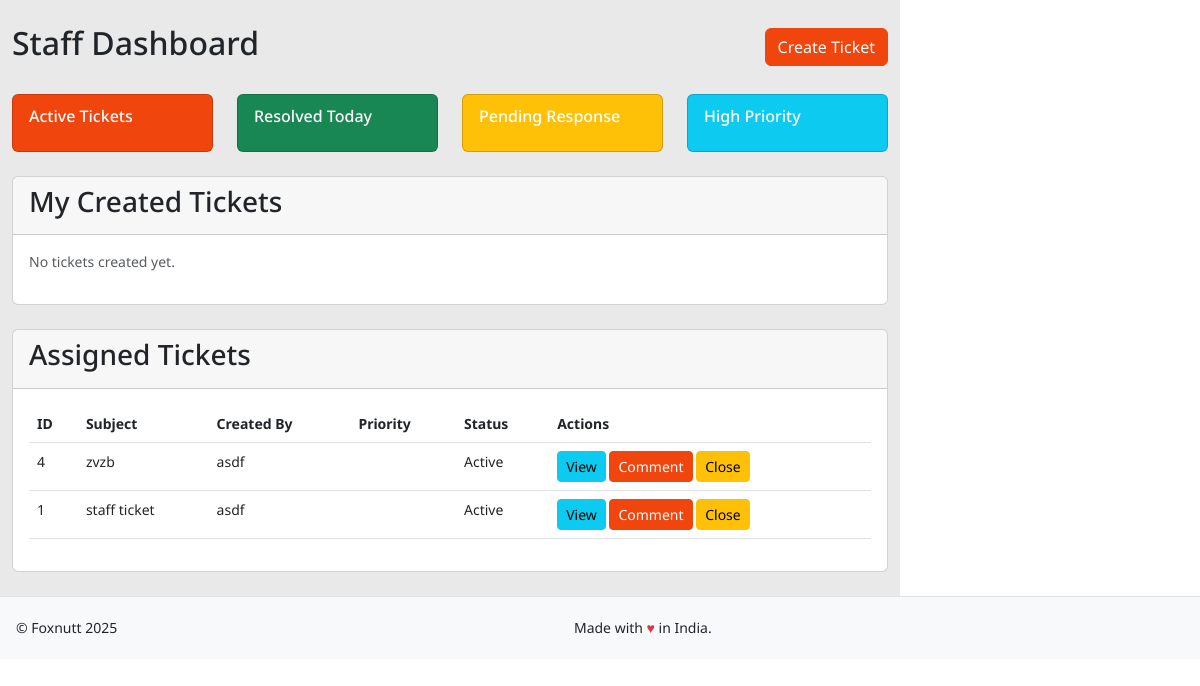
The page /staff/dashboard/ (signed in) on the database as committed earlier.
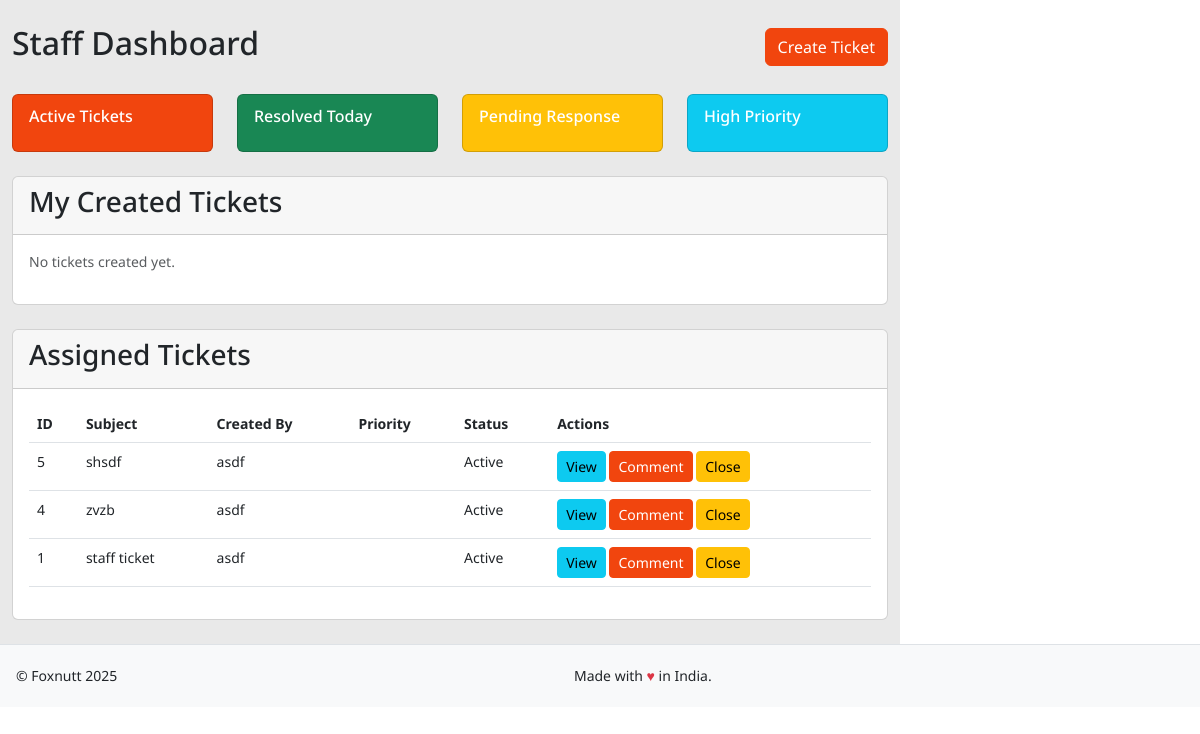
The same page on the database as committed later.
### tracker/models.py (models this page shows, shortened)
class Ticket(models.Model):
    STATUS_ACTIVE = 1
    STATUS_CLOSED = 2
    STATUS_PENDING = 3
    STATUS_CHOICES = [
        (STATUS_ACTIVE, 'Active'),
        (STATUS_CLOSED, 'Closed'),
        (STATUS_PENDING, 'Pending'),
    ]
    id = models.AutoField(primary_key=True)
    subject = models.CharField(max_length=200)
    description = models.TextField()
    created_by = models.ForeignKey(UserDetail, on_delete=models.CASCADE, related_name='created_tickets')
    assigned_to = models.ForeignKey(UserDetail, on_delete=models.SET_NULL, null=True, related_name='assigned_tickets')
    created_at = models.DateTimeField(auto_now_add=True)
    updated_at = models.DateTimeField(auto_now=True)
    status = models.PositiveSmallIntegerField(
        choices=STATUS_CHOICES,
        default=STATUS_ACTIVE
    )
    priority = models.ForeignKey(Priority, on_delete=models.SET_NULL, null=True)
    brand = models.CharField(max_length=100, blank=True, null=True)
    class Meta:
        ordering = ['-created_at']  # Default ordering by creation date, newest first
        indexes = [
            models.Index(fields=['-created_at']),  # Add index for better performance
        ]

class UserDetail(AbstractBaseUser, PermissionsMixin):
    row_id = models.AutoField(primary_key=True)  # ✅ `row_id` is the primary key
    user_id = models.CharField(max_length=255, unique=True)
    user_name = models.CharField(max_length=255)
    is_email_verified = models.BooleanField(default=False)
    is_active = models.BooleanField(default=True)
    pagination = models.IntegerField(default=10)
    sorting = models.IntegerField(default=0)
    is_staff = models.BooleanField(default=False)
    is_superuser = models.BooleanField(default=False)
    role = models.ForeignKey(Role, on_delete=models.SET_NULL, null=True)
    objects = UserManager()
    USERNAME_FIELD = "user_id"
    REQUIRED_FIELDS = ["user_name"]
    class Meta:
        verbose_name = 'user'
        verbose_name_plural = 'users'
    groups = models.ManyToManyField(
        'auth.Group',
        verbose_name='groups',
        blank=True,
        related_name='userdetail_set',
        related_query_name='userdetail'
    )
    user_permissions = models.ManyToManyField(
        'auth.Permission',
        verbose_name='user permissions',
        blank=True,
        related_name='userdetail_set',
        related_query_name='userdetail'
    )

### tracker/views.py (the view)
# urls.py: path('staff/dashboard/', views.staff_dashboard, name='staff_dashboard'),
@role_required([Role.STAFF])
def staff_dashboard(request):
    context = {
        'assigned_tickets': Ticket.objects.select_related(
            'created_by',
            'assigned_to',
            'priority'
        ).filter(assigned_to=request.user).order_by('-created_at'),
        'created_tickets': Ticket.objects.select_related(
            'created_by',
            'assigned_to',
            'priority'
        ).filter(created_by=request.user).order_by('-created_at'),
        'recent_comments': TicketComment.objects.select_related(
            'ticket',
            'user'
        ).filter(
            Q(ticket__assigned_to=request.user) |
            Q(ticket__created_by=request.user)
        ).order_by('-created_at')[:5]
    }
    return render(request, 'dashboards/staff_dashboard.html', context)

### tracker/templates/dashboards/staff_dashboard.html (shortened to what the changed rows need)
{% extends 'base.html' %}
{% block content %}
<div class="container-fluid py-4">
    <div class="d-flex justify-content-between align-items-center mb-4">
        <h2>Staff Dashboard</h2>
    </div>
    <div class="card mt-4">
        <div class="card-body">
            {% if assigned_tickets %}
                <div class="table-responsive">
                    <table class="table table-hover">
                        <thead>
                            <tr>
                                <th>ID</th>
                                <th>Subject</th>
                                <th>Created By</th>
                                <th>Priority</th>
                                <th>Status</th>
                                <th>Actions</th>
                            </tr>
                        </thead>
                        <tbody>
                            {% for ticket in assigned_tickets %}
                            <tr>
                                <td>{{ ticket.id }}</td>
                                <td>{{ ticket.subject }}</td>
                                <td>{{ ticket.created_by.user_name }}</td>
                                <td>
                                    <span class="badge bg-{{ ticket.priority.name|lower }}">
                                    </span>
                                </td>
                                <td>{{ ticket.get_status_display }}</td>
                                <td>
                                    <a href="{% url 'staff_view_ticket' ticket.id %}" class="btn btn-sm btn-info">
                                         View
                                    </a>
                                    <a href="{% url 'staff_add_comment' ticket.id %}" class="btn btn-sm btn-primary">
                                         Comment
                                    </a>
                                    {% if ticket.status != 2 %}
                                    <a href="{% url 'staff_close_ticket' ticket.id %}" class="btn btn-sm btn-warning">
                                         Close
                                    </a>
                                    {% endif %}
                                </td>
                            </tr>
                            {% endfor %}
                        </tbody>
                    </table>
                </div>
            {% else %}
                <p class="text-muted">No tickets assigned.</p>
            {% endif %}
        </div>
    </div>
</div>
</div>
{% endblock %}

Rows that differ between the two databases and show on the page:
added Ticket: id "5", subject "shsdf", created_by.user_name "asdf", status "Active", shows "Close"
